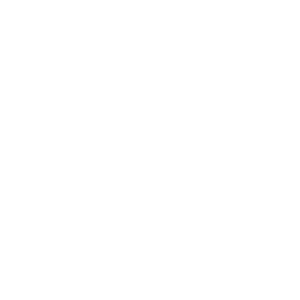
Frame 1 (no input)
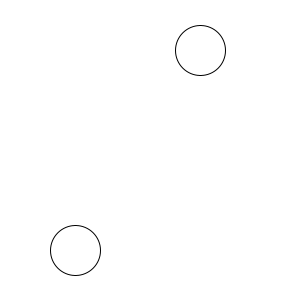
Frame 60 (the mouse pressed at the canvas centre just before this capture)
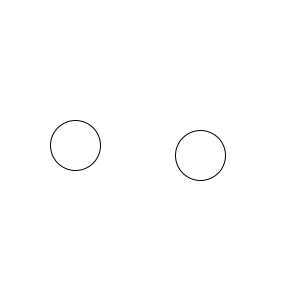
Frame 120 (the mouse held since frame 60 and released just before this capture)

The Processing sketch that drew these frames (run headless with seeded random() and noise(); from frame 60 on, the mouse is pressed at the canvas centre):

// Processing sketch: numbrero_sombrero_wasdwasdwasdwasdwasdwasdwasdwasdwasdasdasdwas
// ── numbrero_sombrero_wasdwasdwasdwasdwasdwasdwasdwasdwasdasdasdwas.pde

int s;  
int w;


void setup () {

 size(300,300);
 s = -50;
 w = 350;
}



void draw() {
  background(255);
   s = s + 5;
   w = w - 5;
 circle(75,s,50); 
 circle(200,w,50);
 if (s>350){
    s = -50;
    w = 350;
  }
  
  
  
}
